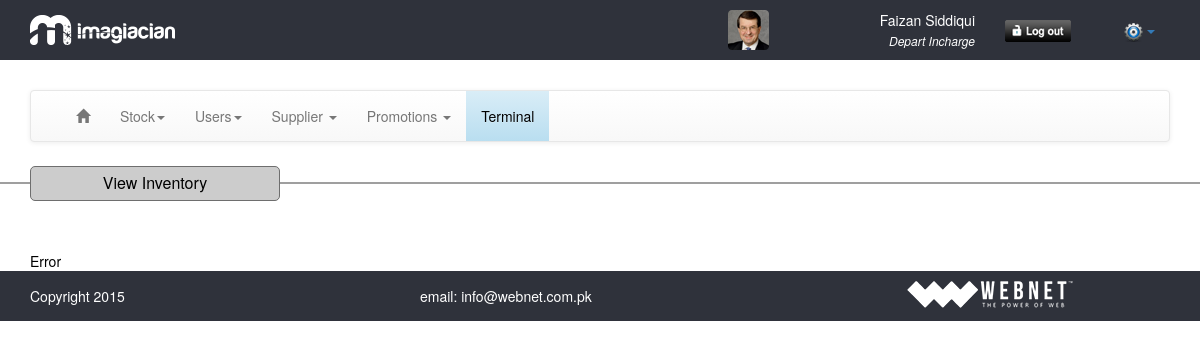
The app's page /view_inventory.php (signed in), older data.
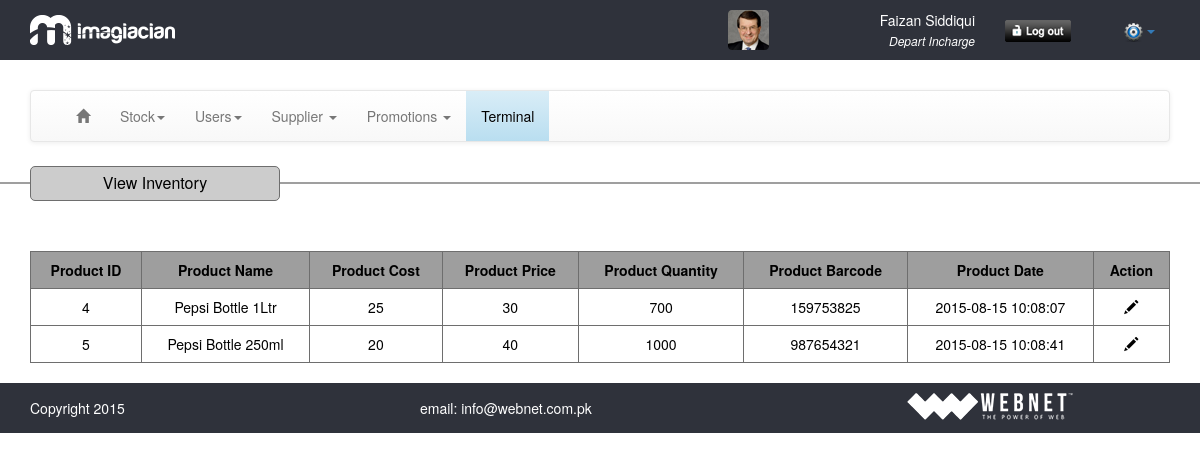
The same page, newer data.
### tables this page shows
CREATE TABLE IF NOT EXISTS `inventory` (
  `inv_id` int(11) NOT NULL,
  `inv_name` varchar(128) NOT NULL,
  `inv_pid` int(11) NOT NULL,
  `inv_cost` decimal(10,0) NOT NULL,
  `inv_price` decimal(10,0) NOT NULL,
  `inv_quantity` int(11) NOT NULL,
  `inv_barcode` int(11) NOT NULL,
  `inv_ts` timestamp NOT NULL DEFAULT CURRENT_TIMESTAMP
);

CREATE TABLE IF NOT EXISTS `products` (
  `p_id` int(11) NOT NULL,
  `p_name` text NOT NULL,
  `p_supplier` int(11) NOT NULL,
  `p_cost` decimal(10,0) NOT NULL,
  `p_price` decimal(10,0) NOT NULL,
  `p_gst` decimal(10,0) NOT NULL,
  `p_vat` decimal(10,0) NOT NULL,
  `p_barcode` tinytext NOT NULL,
  `p_volumetype` varchar(32) NOT NULL,
  `p_volumevalue` varchar(32) NOT NULL,
  `p_skucrate` int(11) NOT NULL,
  `p_skucarton` int(11) NOT NULL,
  `p_skubag` int(11) NOT NULL,
  `p_datetime` timestamp NOT NULL DEFAULT CURRENT_TIMESTAMP
);

### common/class.database.php (called while the page is built, shortened)
<?php
class Database {
    public $_DB;
    public $_query;
    public $_select = array();
    public $_action;
    public $_table;
    public $_joins = array();
    public function __construct() {
        try {
            $this->_DB = new PDO('mysql:host=' . DB_HOST . ';dbname=' . DB_NAME, DB_USER, DB_PASS);
            $this->_DB->setAttribute(PDO::ATTR_ERRMODE, PDO::ERRMODE_EXCEPTION);
        } catch (PDOException $e) {
            echo 'ERROR: ' . $e->getMessage();
        }
    }
    public function query($query) {
        try {
            $this->_query = $this->_DB->prepare(filter_var($query, FILTER_SANITIZE_STRING));
            $this->_query->execute();
            $this->_select = array();
            $this->_joins = array();
        } catch (PDOException $e) {
            $er = $e->errorInfo;
            echo '<p style="font-family:arial; background:#F00; position:absolute; z-index:10000; color:#FFF; padding:5px;">ERROR: ' . $er[2] . '</p>';
        }
    }
    public function join($table_name, $override_name, $join_type = 'INNER JOIN', $match, $select = NULL) {
        $this->_joins[] = $join_type . ' ' . $table_name . ' AS ' . $override_name . ' ON ' . $match;
    }
    public function build_query() {
        $query = $this->_action;
        if ($this->_action == 'SELECT') {
            if (!empty($this->_select)) {
                foreach ($this->_select as $column_name => $name) {
                    $query .=' ' . $column_name . ' as ' . $name . ', ';
                }
            } else {
                $query .= ' *';
            }
            $query = rtrim($query, ', ');
        }
        if ($this->_action != 'UPDATE' && $this->_action != 'INSERT') {
            $query .= ' FROM ';
        }
        $query .= $this->_table;
        if (!empty($this->_joins)) {
            $query .= ' ';
            $query .= implode(' ', $this->_joins);
        }
        $this->query($query);
    }
    public function all_results($fetch_type = PDO::FETCH_OBJ) {
        return $this->_query->fetchAll($fetch_type);
    }
    public function from($table_name, $num_rows = NULL) {
        $this->_action = 'SELECT';
        $this->_table = $table_name;
        $this->build_query();
    }
}

### classes/class.inventory.php (called while the page is built, shortened)
<?php
class inventory extends database
{
	private $table_name;
	function __construct()
	{
		$this->table_name = 'inventory';
	}
	public function get_int($ID = NULL)
	{
		$this->from($this->table_name);
		return $this->all_results();
	}
}
?>

### view_inventory.php (the view, shortened to what this page needs)
<?php require_once 'header.php'; ?>
<section>
	<hr/>
	<div class="container">
		<div class="row">
			<div class="tableHeading">
				<p class="nomargin alignCenter">View Inventory</p>
			</div>
			<div class="col-md-12">
				<?php
				$inventory = new inventory();
				$results = $inventory->get_int();
				if ($results) {
				?>
				<table border="1" cellpadding="5" cellspacing="0" class="table table-hover tableView">
					<tr>
						<th>Product ID</th>
						<th>Product Name</th>
						<th>Product Cost</th>
						<th>Product Price</th>
						<th>Product Quantity</th>
						<th>Product Barcode</th>
						<th>Product Date</th>
						<th>Action</th>
					</tr>
						<?php
						foreach($results as $res){
						echo '<tr>';
						echo '<td>'. $res->inv_id .'</td>';
						echo '<td>'. $res->p_name .'</td>';
						echo '<td>'. $res->inv_cost.'</td>';
						echo '<td>'. $res->inv_price .'</td>';
						echo '<td>'. $res->inv_quantity .'</td>';
						echo '<td>'. $res->inv_barcode .'</td>';
						echo '<td>'. $res->inv_ts .'</td>';
						echo '<td><a href="add_inventory.php?id='.$res->inv_id.'"><span class="glyphicon glyphicon-pencil"></span></a></td>';
						echo '</tr>';
						}
						?>
				</table>
				<?php
				}else{
					echo 'Error';
				}
				?>
			</div>
</section>
<?php require_once 'footer.php'; ?>

Row changes from the older to the newer data that the page shows:
added inventory: inv_id "4", products.p_name "Pepsi Bottle 1Ltr", inv_cost "25", inv_price "30", inv_quantity "700", inv_barcode "159753825", inv_ts "2015-08-15 10:08:07"
added inventory: inv_id "5", products.p_name "Pepsi Bottle 250ml", inv_cost "20", inv_price "40", inv_quantity "1000", inv_barcode "987654321", inv_ts "2015-08-15 10:08:41"
Text that changed along with them:
text no longer shown: "Error"
text now shown: "Product ID Product Name Product Cost Product Price Product Quantity Product Barcode Product Date Action"
